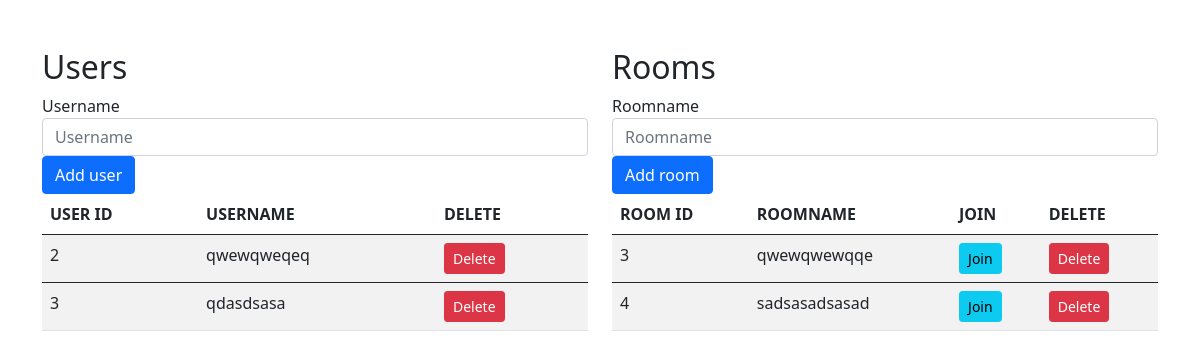
Before: / with the older database file.
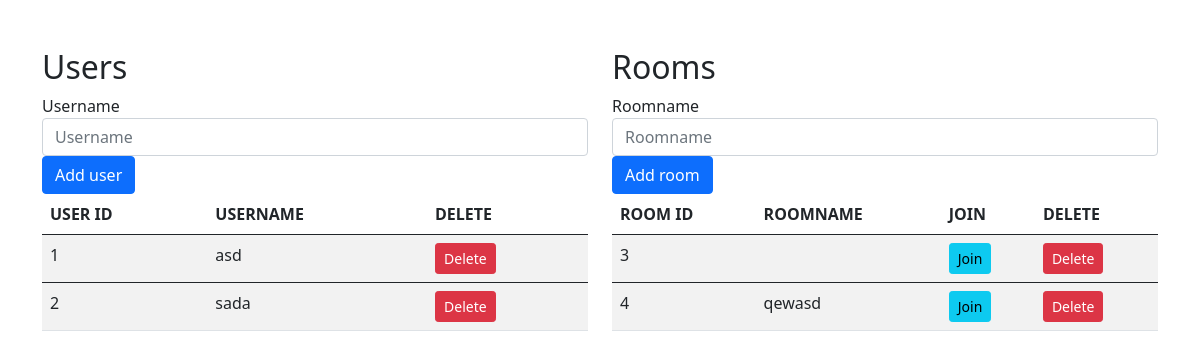
After: the same page with the newer database file.
### app.py (models this page shows, shortened)
class UserModel(db.Model):
    user_id = db.Column(db.Integer, primary_key=True)
    username = db.Column(db.String(30), nullable=False)

class RoomModel(db.Model):
    room_id = db.Column(db.Integer, primary_key=True)
    roomname = db.Column(db.String(30), nullable=False)

### app.py (the view)
@app.route("/", methods=['GET', 'POST'])
def index():
    return render_template('index.html', uservalues=UserModel.query.all(), roomvalues=RoomModel.query.all())

### templates/index.html (shortened to what this page needs)
<!DOCTYPE html>
<html lang="en">
<head>
    <link href="https://cdn.jsdelivr.net/npm/bootstrap@5.0.0-beta3/dist/css/bootstrap.min.css" rel="stylesheet"
>
</head>
<body>
    <div class="container mt-5">
        <div class="row">
            <div class="col-sm">
                <h2>
                    Users
                </h2>
                <form action="/api/users" method="POST">
                    <div class="form-group">
                        <label for="username">Username</label>
                        <input type="text" class="form-control" name="username" id="username" placeholder="Username">
                    </div>
                    <button class="btn btn-primary" type="submit">Add user</button>
                </form>
                <table class="table table-striped">
                    <thead class="thead-light">
                        <tr>
                            <th scope="col">USER ID</th>
                            <th scope="col">USERNAME</th>
                            <th scope="col">DELETE</th>
                        </tr>
                    </thead>
                    {% for item in uservalues %}
                    <tbody>
                        <tr>
                            <td>{{item.user_id}}</td>
                            <td>{{item.username}}</td>
                            <td>
                                <form action="/api/user/{{item.user_id}}">
                                    <button class="btn btn-danger btn-sm" type="submit">Delete</button>
                                </form>
                            </td>
                        </tr>
                    </tbody>
                    {% endfor %}
                </table>
            </div>
            <div class="col-sm">
                <h2>
                    Rooms
                </h2>
                <form action="/api/rooms" method="POST">
                    <div class="form-group">
                        <label for="roomname">Roomname</label>
                        <input type="text" class="form-control" name="roomname" id="roomname" placeholder="Roomname">
                    </div>
                    <button class="btn btn-primary" type="submit">Add room</button>
                </form>
                <table class="table table-striped">
                    <thead class="thead-light">
                        <tr>
                            <th scope="col">ROOM ID</th>
                            <th scope="col">ROOMNAME</th>
                            <th scope="col">JOIN</th>
                            <th scope="col">DELETE</th>
                        </tr>
                    </thead>
                    {% for item in roomvalues %}
                    <tbody>
                        <tr>
                            <td>{{item.room_id}}</td>
                            <td>{{item.roomname}}</td>
                            <td>
                                <form action="/api/room/{{item.room_id}}">
                                    <button class="btn btn-info btn-sm" type="submit">Join</button>
                                </form>
                            </td>
                            <td>
                                <form action="/api/roomdelete/{{item.room_id}}">
                                    <button class="btn btn-danger btn-sm" type="submit">Delete</button>
                                </form>
                            </td>
                        </tr>
                    </tbody>
                    {% endfor %}
                </table>
            </div>
        </div>
    </div>
</body>
</html>

Changed rows visible on the page:
removed UserModel: user_id "3", username "qdasdsasa"
added UserModel: user_id "1", username "asd"
changed UserModel id 2: username "qwewqweqeq" → "sada"
changed RoomModel id 3: roomname "qwewqwewqqe" → (not shown)
changed RoomModel id 4: roomname "sadsasadsasad" → "qewasd"
